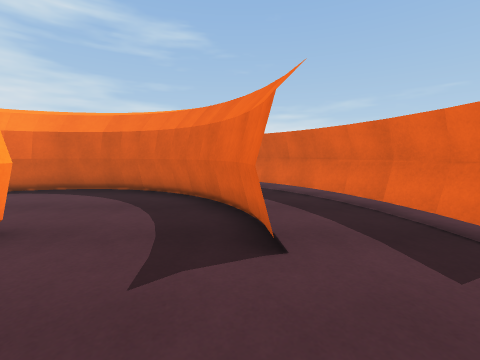
View 1 (above)

22 first-person views from a walk through a 3-D level made in the Unity game engine. The camera is 1.2 m above the floor, tilts 6° down and sees 90° across. The floor is counted in squares, 1 m on a side. Each view is taken from the middle of a square. On the plan, view 1 faces up. The plan holds only what a view shows up to about 12 squares ahead; the rest is blank. The place goes on beyond the plan. The player character is not drawn. Some animated figures are left out.

View 2
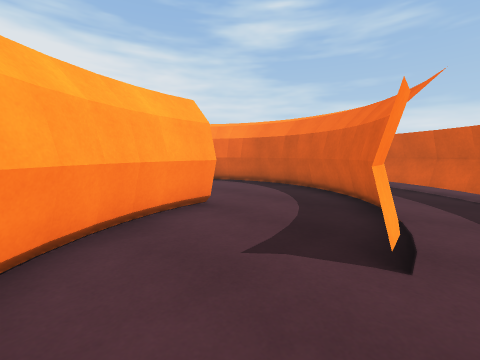

View 3
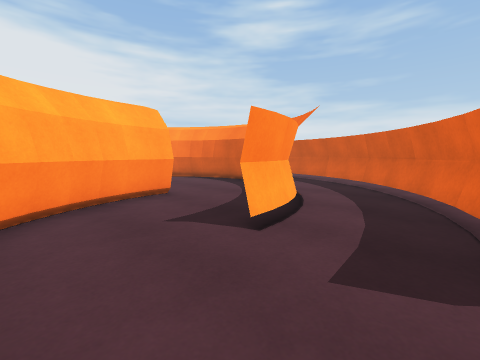

View 4
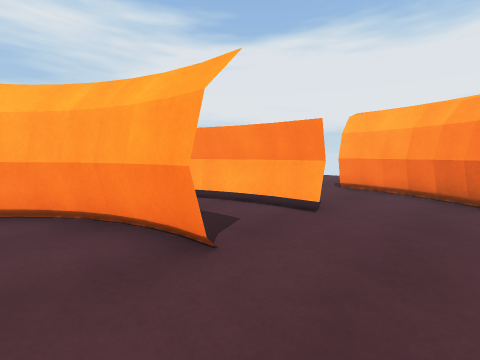

View 5
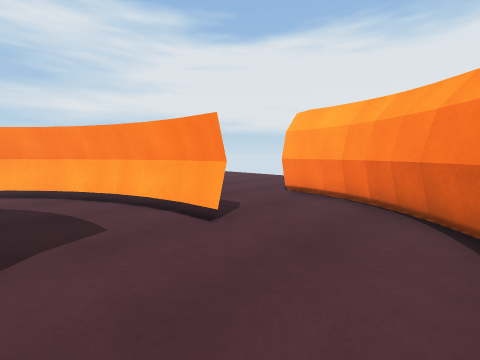

View 6
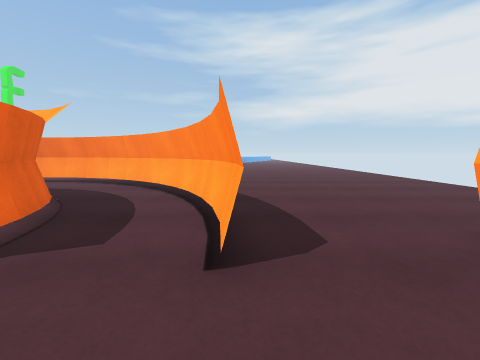

View 7
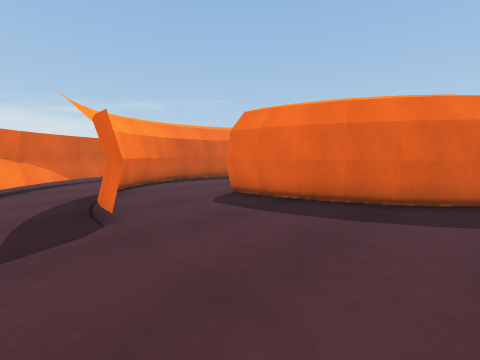

View 8
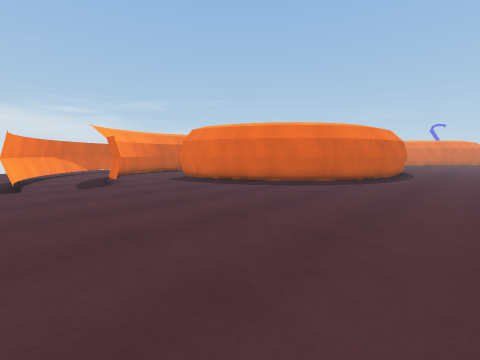

View 9
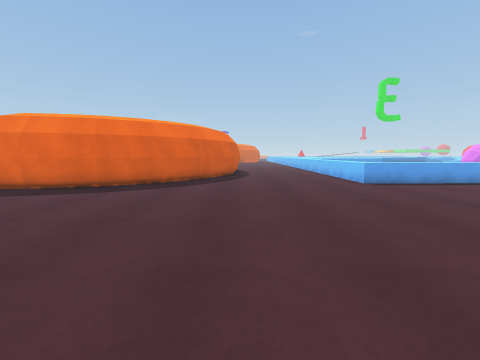

View 10
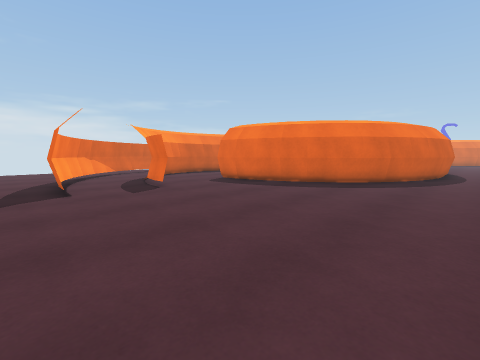

View 11
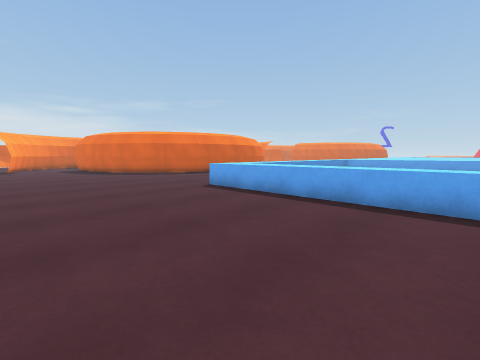

View 12
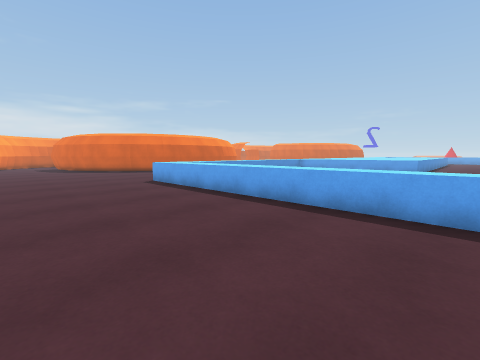

View 13
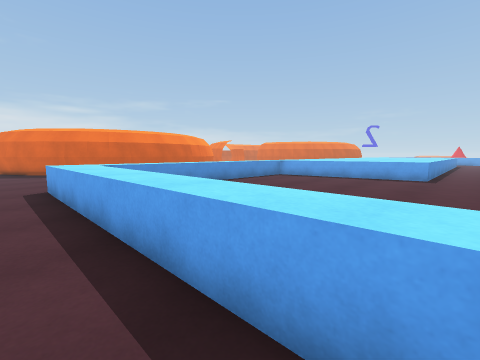

View 14
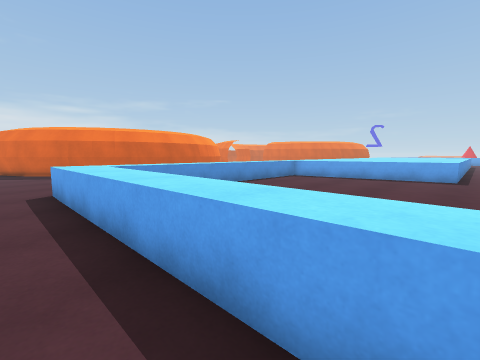

View 15
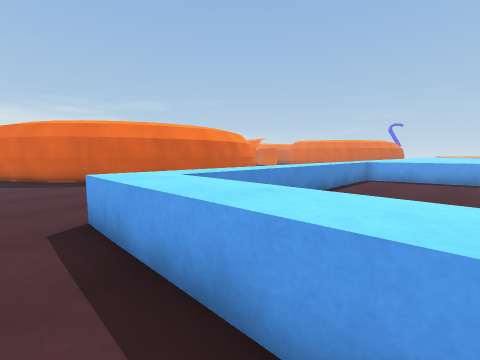

View 16
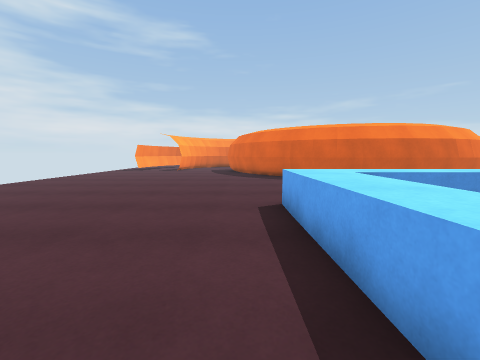

View 17
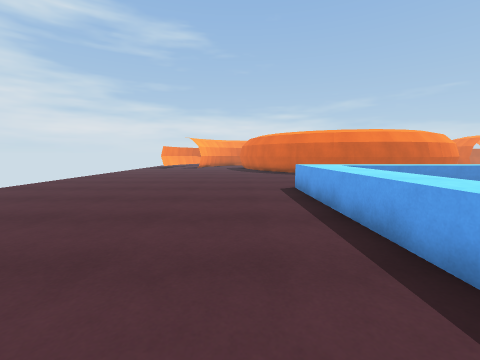

View 18
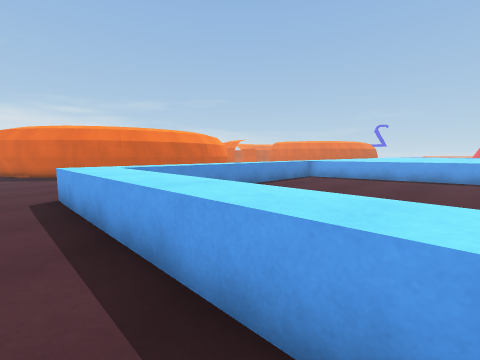

View 19
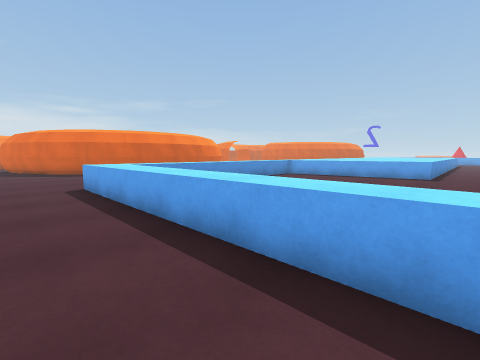

View 20
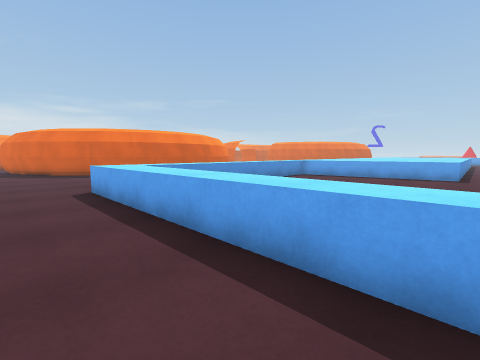

View 21
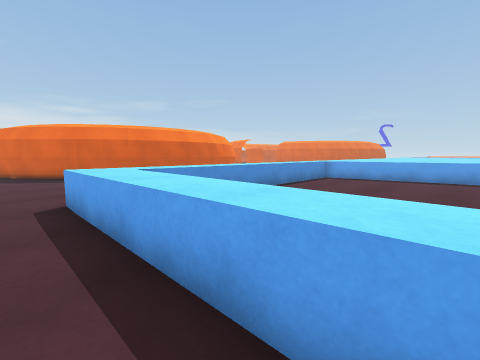

View 22
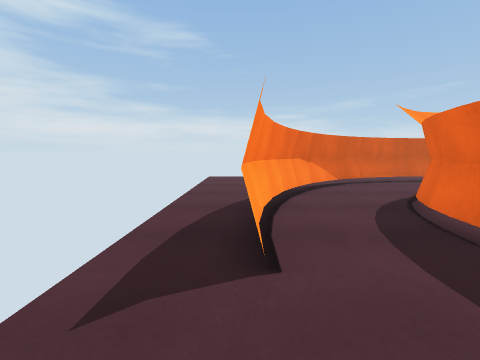

### Floor plan
Key: @ floor where view 1 was taken; # wall or solid block; . main floor; : floor 0.75 m higher than the main floor; = window, fence, low wall or low ledge; T thing the floor can be seen under or through; O other object.
Columns run from 15 left of view 1 to 10 right of it. Each row starts with its distance up from view 1.
 12 ..    ....   ..
 11 ..  ..#########.
 10 .. .###...  ..##.
  9 ...##..........##.
  8 ...#....#TTTT...##.
  7 ..##..###...TTT..##
  6 ..#..##.......T...#.
  5 .##..#........TT..#.
  4 .#...#.........T..##
  3 .#..##..#..##..#...
  2 ........#...#......
  1 ........##..##.....
  0 .........#...# @...
 -1 .........##...
 -2 ..........##...
 -3 ...........##...
 -4 ............###.....##
 -5 ..............#######
 -6 ..................
 -7 ..................
 -8 ..................
 -9 .............
-10 ..........=......
-11 ..........=:::::::::::
-12  ..........:     .....=
-13   .........:     .....=:
-14    .......=:     .....:::
-15     ......==    ......:::
-16     .......=    ......=#:
-17     .......=    .......=:
-18     .......=    .......=:
-19      ......=    ..........
-20      ......=    ..........
-21      ......O

Positions as (right, up) in squares from view 1, and headings:
1: (0, 0), facing up
2: (1, 0), facing up-left
3: (3, 0), facing up-left
4: (-2, 6), facing down-left
5: (-4, 7), facing down-left
6: (-7, 6), facing down
7: (-12, -2), facing up-right
8: (-14, -8), facing up-right
9: (-15, -5), facing right
10: (-15, -6), facing up-right
11: (-11, -18), facing up-right
12: (-10, -21), facing up-right
13: (-6, -20), facing up-right
14: (-6, -19), facing up-right
15: (-6, -15), facing up-right
16: (-6, -16), facing up
17: (-7, -19), facing up
18: (-6, -18), facing up-right
19: (-7, -20), facing up-right
20: (-7, -19), facing up-right
21: (-6, -17), facing up-right
22: (-14, 0), facing up
